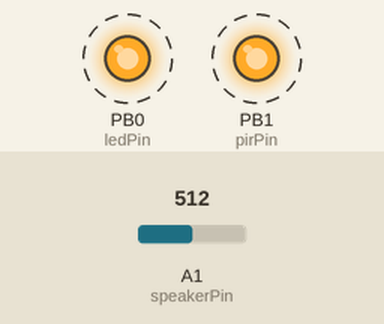
Simulated run of this sketch. Board: ATtiny85, built with avr-gcc and run on an emulated ATtiny85. On the bench: output pins drawn as LEDs (lit = HIGH). Dashed ring = blinking. The inputs (shaded band) are chosen by the test bench; at power-on: A1 (speakerPin) = 512.

Above: at 1.8 s.
1.9 s: A1 (speakerPin) set to 182
6.0 s: A1 (speakerPin) set to 160
At 6.4 s:
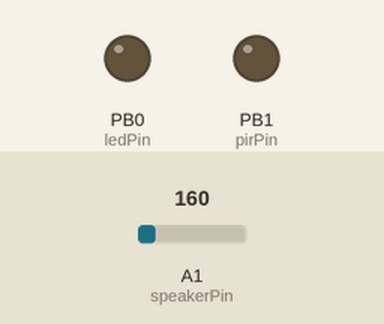
7.5 s: A1 (speakerPin) set to 185
At 8.3 s:
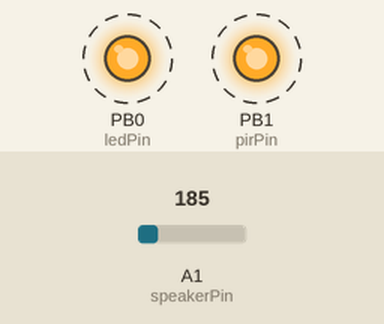
11.6 s: A1 (speakerPin) set to 165
At 13.7 s:
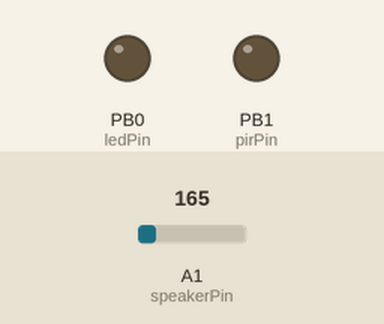
Timing chart, 0 to 15.0 s (numbered marks = the images above; inputs shaded):
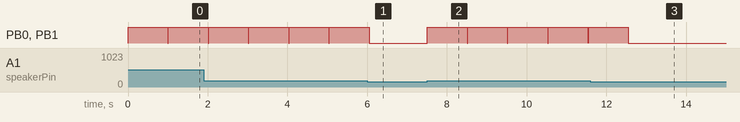

Measured:
- the behaviour switches between 175 and 174 on A1 (speakerPin) (found by bisection; images 0 and 1)
- after the input at 6.0 s, PB0 (ledPin), PB1 (pirPin): goes on until 6.1 s, then stays LOW
- after the input at 7.5 s, PB0 (ledPin), PB1 (pirPin): alternates HIGH for 1.0 s and LOW for 0.01 s, starting at once
- after the input at 11.6 s, PB0 (ledPin), PB1 (pirPin): goes on until 12.5 s, then stays LOW
- by itself, PB0 (ledPin), PB1 (pirPin): alternates HIGH for 1.0 s and LOW for 0.01 s

The sketch:

StarTrek_Doorbell_Sketch.ino
```cpp
/* Written for ATtiny85 using Arduino IDE 1.0.5
 This code monitors the voltage level of a doorbell's
 speaker wire. If the voltage is higher than a set amount
 the ATtiny momentarily sets the pin connected to the chime's
 PIR sensor's signal wire to high, as well as flashing a LED.
 3-1-14
 Tom Flock
 */

//Define which wires are attached to what pin
const int speakerPin = A1;
const int ledPin = 0;
const int pirPin = 1;

//Create a variable to store the speaker's voltage value
int speakerValue;

void setup()
{
  //Set the pins as inputs or outputs
  pinMode(speakerPin, INPUT);
  pinMode(ledPin, OUTPUT);
  pinMode(pirPin, OUTPUT);
}

void loop()
{
  //Read the voltage on the speaker wire pin as an analog
  //value and store it in the variable speakerValue
  speakerValue = analogRead(speakerPin);

  //is the speaker voltage greater than zero?
  if (speakerValue >= 175){
    //yes it is!
    digitalWrite(ledPin, HIGH); //turn the LED on
    digitalWrite(pirPin, HIGH); //send 3.3V to the PIR sensor wire
    delay(1000);                //pause for one second
    digitalWrite(ledPin, LOW);  //turn the LED off
    digitalWrite(pirPin, LOW);  //set the PIR sensor wire back to
                                //zero volts
  }

  delay(10); //pause for 10 milliseconds before starting over
}
```
